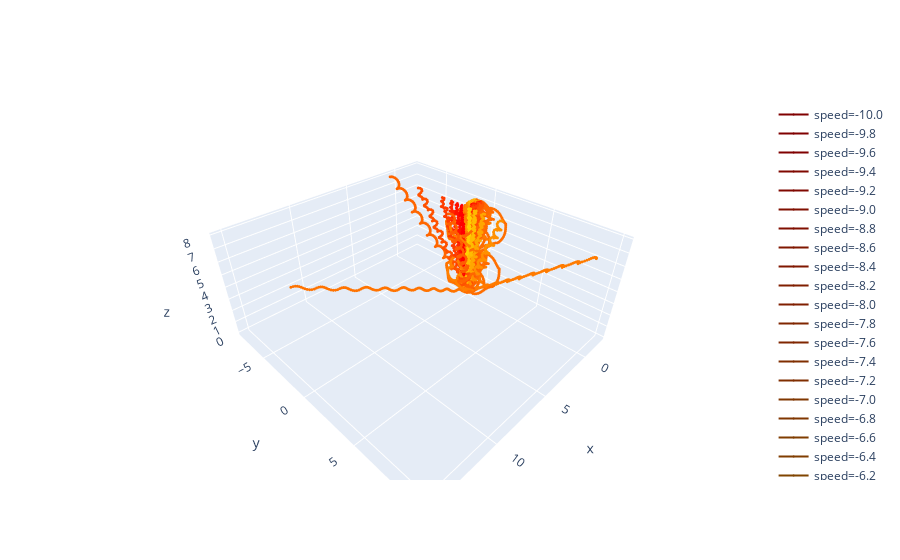

Notebook code for this chart:
### Code cell
v_min = -10.0
v_max = 10.0
v_step = 0.2

plants = []
speed = []
for v in np.arange(v_min, v_max+v_step, v_step):
    plants.append(get_growth_path(v_platform=v, duration=24*10))
    speed.append(v)

data = []
for v, plant in zip(speed, plants):
    color = int((v-v_min)/(v_max-v_min)/2.0*100)
    data.append(
        go.Scatter3d(
            x=plant[:,0],
            y=plant[:,1],
            z=plant[:,2],
            marker={
                "size": 1,
                "color": f"hsv({color}%,100%,50%)",
            },
            line={
                "color": f"hsv({color}%,100%,50%)",
            },
            name=f"speed={np.round(v,1)}"
        )
    )
fig = go.Figure(
    data,
    layout=go.Layout(
        scene={
            "aspectmode": "data"
        }
    )
)
fig.show()

### Figure 1 — Plotly figure (JSON) as saved in the notebook; plotly's stock layout.template omitted (floating-point values rounded to 4 significant figures; data arrays with more than 128 entries replaced by an {"elided": "..."} marker saying what was removed)
{"data": [{"line": {"color": "hsv(0%,100%,50%)"}, "marker": {"color": "hsv(0%,100%,50%)", "size": 1}, "name": "speed=-10.0", "type": "scatter3d", "x": {"elided": "241 float values"}, "y": {"elided": "241 float values"}, "z": {"elided": "241 float values"}}, {"line": {"color": "hsv(0%,100%,50%)"}, "marker": {"color": "hsv(0%,100%,50%)", "size": 1}, "name": "speed=-9.8", "type": "scatter3d", "x": {"elided": "241 float values"}, "y": {"elided": "241 float values"}, "z": {"elided": "241 float values"}}, {"line": {"color": "hsv(0%,100%,50%)"}, "marker": {"color": "hsv(0%,100%,50%)", "size": 1}, "name": "speed=-9.6", "type": "scatter3d", "x": {"elided": "241 float values"}, "y": {"elided": "241 float values"}, "z": {"elided": "241 float values"}}, {"line": {"color": "hsv(1%,100%,50%)"}, "marker": {"color": "hsv(1%,100%,50%)", "size": 1}, "name": "speed=-9.4", "type": "scatter3d", "x": {"elided": "241 float values"}, "y": {"elided": "241 float values"}, "z": {"elided": "241 float values"}}, {"line": {"color": "hsv(1%,100%,50%)"}, "marker": {"color": "hsv(1%,100%,50%)", "size": 1}, "name": "speed=-9.2", "type": "scatter3d", "x": {"elided": "241 float values"}, "y": {"elided": "241 float values"}, "z": {"elided": "241 float values"}}, {"line": {"color": "hsv(2%,100%,50%)"}, "marker": {"color": "hsv(2%,100%,50%)", "size": 1}, "name": "speed=-9.0", "type": "scatter3d", "x": {"elided": "241 float values"}, "y": {"elided": "241 float values"}, "z": {"elided": "241 float values"}}, {"line": {"color": "hsv(2%,100%,50%)"}, "marker": {"color": "hsv(2%,100%,50%)", "size": 1}, "name": "speed=-8.8", "type": "scatter3d", "x": {"elided": "241 float values"}, "y": {"elided": "241 float values"}, "z": {"elided": "241 float values"}}, {"line": {"color": "hsv(3%,100%,50%)"}, "marker": {"color": "hsv(3%,100%,50%)", "size": 1}, "name": "speed=-8.6", "type": "scatter3d", "x": {"elided": "241 float values"}, "y": {"elided": "241 float values"}, "z": {"elided": "241 float values"}}, {"line": {"color": "hsv(3%,100%,50%)"}, "marker": {"color": "hsv(3%,100%,50%)", "size": 1}, "name": "speed=-8.4", "type": "scatter3d", "x": {"elided": "241 float values"}, "y": {"elided": "241 float values"}, "z": {"elided": "241 float values"}}, {"line": {"color": "hsv(4%,100%,50%)"}, "marker": {"color": "hsv(4%,100%,50%)", "size": 1}, "name": "speed=-8.2", "type": "scatter3d", "x": {"elided": "241 float values"}, "y": {"elided": "241 float values"}, "z": {"elided": "241 float values"}}, {"line": {"color": "hsv(4%,100%,50%)"}, "marker": {"color": "hsv(4%,100%,50%)", "size": 1}, "name": "speed=-8.0", "type": "scatter3d", "x": {"elided": "241 float values"}, "y": {"elided": "241 float values"}, "z": {"elided": "241 float values"}}, {"line": {"color": "hsv(5%,100%,50%)"}, "marker": {"color": "hsv(5%,100%,50%)", "size": 1}, "name": "speed=-7.8", "type": "scatter3d", "x": {"elided": "241 float values"}, "y": {"elided": "241 float values"}, "z": {"elided": "241 float values"}}, {"line": {"color": "hsv(5%,100%,50%)"}, "marker": {"color": "hsv(5%,100%,50%)", "size": 1}, "name": "speed=-7.6", "type": "scatter3d", "x": {"elided": "241 float values"}, "y": {"elided": "241 float values"}, "z": {"elided": "241 float values"}}, {"line": {"color": "hsv(6%,100%,50%)"}, "marker": {"color": "hsv(6%,100%,50%)", "size": 1}, "name": "speed=-7.4", "type": "scatter3d", "x": {"elided": "241 float values"}, "y": {"elided": "241 float values"}, "z": {"elided": "241 float values"}}, {"line": {"color": "hsv(6%,100%,50%)"}, "marker": {"color": "hsv(6%,100%,50%)", "size": 1}, "name": "speed=-7.2", "type": "scatter3d", "x": {"elided": "241 float values"}, "y": {"elided": "241 float values"}, "z": {"elided": "241 float values"}}, {"line": {"color": "hsv(7%,100%,50%)"}, "marker": {"color": "hsv(7%,100%,50%)", "size": 1}, "name": "speed=-7.0", "type": "scatter3d", "x": {"elided": "241 float values"}, "y": {"elided": "241 float values"}, "z": {"elided": "241 float values"}}, {"line": {"color": "hsv(7%,100%,50%)"}, "marker": {"color": "hsv(7%,100%,50%)", "size": 1}, "name": "speed=-6.8", "type": "scatter3d", "x": {"elided": "241 float values"}, "y": {"elided": "241 float values"}, "z": {"elided": "241 float values"}}, {"line": {"color": "hsv(8%,100%,50%)"}, "marker": {"color": "hsv(8%,100%,50%)", "size": 1}, "name": "speed=-6.6", "type": "scatter3d", "x": {"elided": "241 float values"}, "y": {"elided": "241 float values"}, "z": {"elided": "241 float values"}}, {"line": {"color": "hsv(8%,100%,50%)"}, "marker": {"color": "hsv(8%,100%,50%)", "size": 1}, "name": "speed=-6.4", "type": "scatter3d", "x": {"elided": "241 float values"}, "y": {"elided": "241 float values"}, "z": {"elided": "241 float values"}}, {"line": {"color": "hsv(9%,100%,50%)"}, "marker": {"color": "hsv(9%,100%,50%)", "size": 1}, "name": "speed=-6.2", "type": "scatter3d", "x": {"elided": "241 float values"}, "y": {"elided": "241 float values"}, "z": {"elided": "241 float values"}}, {"line": {"color": "hsv(9%,100%,50%)"}, "marker": {"color": "hsv(9%,100%,50%)", "size": 1}, "name": "speed=-6.0", "type": "scatter3d", "x": {"elided": "241 float values"}, "y": {"elided": "241 float values"}, "z": {"elided": "241 float values"}}, {"line": {"color": "hsv(10%,100%,50%)"}, "marker": {"color": "hsv(10%,100%,50%)", "size": 1}, "name": "speed=-5.8", "type": "scatter3d", "x": {"elided": "241 float values"}, "y": {"elided": "241 float values"}, "z": {"elided": "241 float values"}}, {"line": {"color": "hsv(10%,100%,50%)"}, "marker": {"color": "hsv(10%,100%,50%)", "size": 1}, "name": "speed=-5.6", "type": "scatter3d", "x": {"elided": "241 float values"}, "y": {"elided": "241 float values"}, "z": {"elided": "241 float values"}}, {"line": {"color": "hsv(11%,100%,50%)"}, "marker": {"color": "hsv(11%,100%,50%)", "size": 1}, "name": "speed=-5.4", "type": "scatter3d", "x": {"elided": "241 float values"}, "y": {"elided": "241 float values"}, "z": {"elided": "241 float values"}}, {"line": {"color": "hsv(11%,100%,50%)"}, "marker": {"color": "hsv(11%,100%,50%)", "size": 1}, "name": "speed=-5.2", "type": "scatter3d", "x": {"elided": "241 float values"}, "y": {"elided": "241 float values"}, "z": {"elided": "241 float values"}}, {"line": {"color": "hsv(12%,100%,50%)"}, "marker": {"color": "hsv(12%,100%,50%)", "size": 1}, "name": "speed=-5.0", "type": "scatter3d", "x": {"elided": "241 float values"}, "y": {"elided": "241 float values"}, "z": {"elided": "241 float values"}}, {"line": {"color": "hsv(12%,100%,50%)"}, "marker": {"color": "hsv(12%,100%,50%)", "size": 1}, "name": "speed=-4.8", "type": "scatter3d", "x": {"elided": "241 float values"}, "y": {"elided": "241 float values"}, "z": {"elided": "241 float values"}}, {"line": {"color": "hsv(13%,100%,50%)"}, "marker": {"color": "hsv(13%,100%,50%)", "size": 1}, "name": "speed=-4.6", "type": "scatter3d", "x": {"elided": "241 float values"}, "y": {"elided": "241 float values"}, "z": {"elided": "241 float values"}}, {"line": {"color": "hsv(13%,100%,50%)"}, "marker": {"color": "hsv(13%,100%,50%)", "size": 1}, "name": "speed=-4.4", "type": "scatter3d", "x": {"elided": "241 float values"}, "y": {"elided": "241 float values"}, "z": {"elided": "241 float values"}}, {"line": {"color": "hsv(14%,100%,50%)"}, "marker": {"color": "hsv(14%,100%,50%)", "size": 1}, "name": "speed=-4.2", "type": "scatter3d", "x": {"elided": "241 float values"}, "y": {"elided": "241 float values"}, "z": {"elided": "241 float values"}}, {"line": {"color": "hsv(14%,100%,50%)"}, "marker": {"color": "hsv(14%,100%,50%)", "size": 1}, "name": "speed=-4.0", "type": "scatter3d", "x": {"elided": "241 float values"}, "y": {"elided": "241 float values"}, "z": {"elided": "241 float values"}}, {"line": {"color": "hsv(15%,100%,50%)"}, "marker": {"color": "hsv(15%,100%,50%)", "size": 1}, "name": "speed=-3.8", "type": "scatter3d", "x": {"elided": "241 float values"}, "y": {"elided": "241 float values"}, "z": {"elided": "241 float values"}}, {"line": {"color": "hsv(15%,100%,50%)"}, "marker": {"color": "hsv(15%,100%,50%)", "size": 1}, "name": "speed=-3.6", "type": "scatter3d", "x": {"elided": "241 float values"}, "y": {"elided": "241 float values"}, "z": {"elided": "241 float values"}}, {"line": {"color": "hsv(16%,100%,50%)"}, "marker": {"color": "hsv(16%,100%,50%)", "size": 1}, "name": "speed=-3.4", "type": "scatter3d", "x": {"elided": "241 float values"}, "y": {"elided": "241 float values"}, "z": {"elided": "241 float values"}}, {"line": {"color": "hsv(16%,100%,50%)"}, "marker": {"color": "hsv(16%,100%,50%)", "size": 1}, "name": "speed=-3.2", "type": "scatter3d", "x": {"elided": "241 float values"}, "y": {"elided": "241 float values"}, "z": {"elided": "241 float values"}}, {"line": {"color": "hsv(17%,100%,50%)"}, "marker": {"color": "hsv(17%,100%,50%)", "size": 1}, "name": "speed=-3.0", "type": "scatter3d", "x": {"elided": "241 float values"}, "y": {"elided": "241 float values"}, "z": {"elided": "241 float values"}}, {"line": {"color": "hsv(17%,100%,50%)"}, "marker": {"color": "hsv(17%,100%,50%)", "size": 1}, "name": "speed=-2.8", "type": "scatter3d", "x": {"elided": "241 float values"}, "y": {"elided": "241 float values"}, "z": {"elided": "241 float values"}}, {"line": {"color": "hsv(18%,100%,50%)"}, "marker": {"color": "hsv(18%,100%,50%)", "size": 1}, "name": "speed=-2.6", "type": "scatter3d", "x": {"elided": "241 float values"}, "y": {"elided": "241 float values"}, "z": {"elided": "241 float values"}}, {"line": {"color": "hsv(18%,100%,50%)"}, "marker": {"color": "hsv(18%,100%,50%)", "size": 1}, "name": "speed=-2.4", "type": "scatter3d", "x": {"elided": "241 float values"}, "y": {"elided": "241 float values"}, "z": {"elided": "241 float values"}}, {"line": {"color": "hsv(19%,100%,50%)"}, "marker": {"color": "hsv(19%,100%,50%)", "size": 1}, "name": "speed=-2.2", "type": "scatter3d", "x": {"elided": "241 float values"}, "y": {"elided": "241 float values"}, "z": {"elided": "241 float values"}}, {"line": {"color": "hsv(19%,100%,50%)"}, "marker": {"color": "hsv(19%,100%,50%)", "size": 1}, "name": "speed=-2.0", "type": "scatter3d", "x": {"elided": "241 float values"}, "y": {"elided": "241 float values"}, "z": {"elided": "241 float values"}}, {"line": {"color": "hsv(20%,100%,50%)"}, "marker": {"color": "hsv(20%,100%,50%)", "size": 1}, "name": "speed=-1.8", "type": "scatter3d", "x": {"elided": "241 float values"}, "y": {"elided": "241 float values"}, "z": {"elided": "241 float values"}}, {"line": {"color": "hsv(20%,100%,50%)"}, "marker": {"color": "hsv(20%,100%,50%)", "size": 1}, "name": "speed=-1.6", "type": "scatter3d", "x": {"elided": "241 float values"}, "y": {"elided": "241 float values"}, "z": {"elided": "241 float values"}}, {"line": {"color": "hsv(21%,100%,50%)"}, "marker": {"color": "hsv(21%,100%,50%)", "size": 1}, "name": "speed=-1.4", "type": "scatter3d", "x": {"elided": "241 float values"}, "y": {"elided": "241 float values"}, "z": {"elided": "241 float values"}}, {"line": {"color": "hsv(21%,100%,50%)"}, "marker": {"color": "hsv(21%,100%,50%)", "size": 1}, "name": "speed=-1.2", "type": "scatter3d", "x": {"elided": "241 float values"}, "y": {"elided": "241 float values"}, "z": {"elided": "241 float values"}}, {"line": {"color": "hsv(22%,100%,50%)"}, "marker": {"color": "hsv(22%,100%,50%)", "size": 1}, "name": "speed=-1.0", "type": "scatter3d", "x": {"elided": "241 float values"}, "y": {"elided": "241 float values"}, "z": {"elided": "241 float values"}}, {"line": {"color": "hsv(22%,100%,50%)"}, "marker": {"color": "hsv(22%,100%,50%)", "size": 1}, "name": "speed=-0.8", "type": "scatter3d", "x": {"elided": "241 float values"}, "y": {"elided": "241 float values"}, "z": {"elided": "241 float values"}}, {"line": {"color": "hsv(23%,100%,50%)"}, "marker": {"color": "hsv(23%,100%,50%)", "size": 1}, "name": "speed=-0.6", "type": "scatter3d", "x": {"elided": "241 float values"}, "y": {"elided": "241 float values"}, "z": {"elided": "241 float values"}}, {"line": {"color": "hsv(23%,100%,50%)"}, "marker": {"color": "hsv(23%,100%,50%)", "size": 1}, "name": "speed=-0.4", "type": "scatter3d", "x": {"elided": "241 float values"}, "y": {"elided": "241 float values"}, "z": {"elided": "241 float values"}}, {"line": {"color": "hsv(24%,100%,50%)"}, "marker": {"color": "hsv(24%,100%,50%)", "size": 1}, "name": "speed=-0.2", "type": "scatter3d", "x": {"elided": "241 float values"}, "y": {"elided": "241 float values"}, "z": {"elided": "241 float values"}}, {"line": {"color": "hsv(24%,100%,50%)"}, "marker": {"color": "hsv(24%,100%,50%)", "size": 1}, "name": "speed=-0.0", "type": "scatter3d", "x": {"elided": "241 float values"}, "y": {"elided": "241 float values"}, "z": {"elided": "241 float values"}}, {"line": {"color": "hsv(25%,100%,50%)"}, "marker": {"color": "hsv(25%,100%,50%)", "size": 1}, "name": "speed=0.2", "type": "scatter3d", "x": {"elided": "241 float values"}, "y": {"elided": "241 float values"}, "z": {"elided": "241 float values"}}, {"line": {"color": "hsv(25%,100%,50%)"}, "marker": {"color": "hsv(25%,100%,50%)", "size": 1}, "name": "speed=0.4", "type": "scatter3d", "x": {"elided": "241 float values"}, "y": {"elided": "241 float values"}, "z": {"elided": "241 float values"}}, {"line": {"color": "hsv(26%,100%,50%)"}, "marker": {"color": "hsv(26%,100%,50%)", "size": 1}, "name": "speed=0.6", "type": "scatter3d", "x": {"elided": "241 float values"}, "y": {"elided": "241 float values"}, "z": {"elided": "241 float values"}}, {"line": {"color": "hsv(26%,100%,50%)"}, "marker": {"color": "hsv(26%,100%,50%)", "size": 1}, "name": "speed=0.8", "type": "scatter3d", "x": {"elided": "241 float values"}, "y": {"elided": "241 float values"}, "z": {"elided": "241 float values"}}, {"line": {"color": "hsv(27%,100%,50%)"}, "marker": {"color": "hsv(27%,100%,50%)", "size": 1}, "name": "speed=1.0", "type": "scatter3d", "x": {"elided": "241 float values"}, "y": {"elided": "241 float values"}, "z": {"elided": "241 float values"}}, {"line": {"color": "hsv(27%,100%,50%)"}, "marker": {"color": "hsv(27%,100%,50%)", "size": 1}, "name": "speed=1.2", "type": "scatter3d", "x": {"elided": "241 float values"}, "y": {"elided": "241 float values"}, "z": {"elided": "241 float values"}}, {"line": {"color": "hsv(28%,100%,50%)"}, "marker": {"color": "hsv(28%,100%,50%)", "size": 1}, "name": "speed=1.4", "type": "scatter3d", "x": {"elided": "241 float values"}, "y": {"elided": "241 float values"}, "z": {"elided": "241 float values"}}, {"line": {"color": "hsv(28%,100%,50%)"}, "marker": {"color": "hsv(28%,100%,50%)", "size": 1}, "name": "speed=1.6", "type": "scatter3d", "x": {"elided": "241 float values"}, "y": {"elided": "241 float values"}, "z": {"elided": "241 float values"}}, {"line": {"color": "hsv(29%,100%,50%)"}, "marker": {"color": "hsv(29%,100%,50%)", "size": 1}, "name": "speed=1.8", "type": "scatter3d", "x": {"elided": "241 float values"}, "y": {"elided": "241 float values"}, "z": {"elided": "241 float values"}}, {"line": {"color": "hsv(29%,100%,50%)"}, "marker": {"color": "hsv(29%,100%,50%)", "size": 1}, "name": "speed=2.0", "type": "scatter3d", "x": {"elided": "241 float values"}, "y": {"elided": "241 float values"}, "z": {"elided": "241 float values"}}, {"line": {"color": "hsv(30%,100%,50%)"}, "marker": {"color": "hsv(30%,100%,50%)", "size": 1}, "name": "speed=2.2", "type": "scatter3d", "x": {"elided": "241 float values"}, "y": {"elided": "241 float values"}, "z": {"elided": "241 float values"}}, {"line": {"color": "hsv(30%,100%,50%)"}, "marker": {"color": "hsv(30%,100%,50%)", "size": 1}, "name": "speed=2.4", "type": "scatter3d", "x": {"elided": "241 float values"}, "y": {"elided": "241 float values"}, "z": {"elided": "241 float values"}}, {"line": {"color": "hsv(31%,100%,50%)"}, "marker": {"color": "hsv(31%,100%,50%)", "size": 1}, "name": "speed=2.6", "type": "scatter3d", "x": {"elided": "241 float values"}, "y": {"elided": "241 float values"}, "z": {"elided": "241 float values"}}, {"line": {"color": "hsv(31%,100%,50%)"}, "marker": {"color": "hsv(31%,100%,50%)", "size": 1}, "name": "speed=2.8", "type": "scatter3d", "x": {"elided": "241 float values"}, "y": {"elided": "241 float values"}, "z": {"elided": "241 float values"}}, {"line": {"color": "hsv(32%,100%,50%)"}, "marker": {"color": "hsv(32%,100%,50%)", "size": 1}, "name": "speed=3.0", "type": "scatter3d", "x": {"elided": "241 float values"}, "y": {"elided": "241 float values"}, "z": {"elided": "241 float values"}}, {"line": {"color": "hsv(32%,100%,50%)"}, "marker": {"color": "hsv(32%,100%,50%)", "size": 1}, "name": "speed=3.2", "type": "scatter3d", "x": {"elided": "241 float values"}, "y": {"elided": "241 float values"}, "z": {"elided": "241 float values"}}, {"line": {"color": "hsv(33%,100%,50%)"}, "marker": {"color": "hsv(33%,100%,50%)", "size": 1}, "name": "speed=3.4", "type": "scatter3d", "x": {"elided": "241 float values"}, "y": {"elided": "241 float values"}, "z": {"elided": "241 float values"}}, {"line": {"color": "hsv(33%,100%,50%)"}, "marker": {"color": "hsv(33%,100%,50%)", "size": 1}, "name": "speed=3.6", "type": "scatter3d", "x": {"elided": "241 float values"}, "y": {"elided": "241 float values"}, "z": {"elided": "241 float values"}}, {"line": {"color": "hsv(34%,100%,50%)"}, "marker": {"color": "hsv(34%,100%,50%)", "size": 1}, "name": "speed=3.8", "type": "scatter3d", "x": {"elided": "241 float values"}, "y": {"elided": "241 float values"}, "z": {"elided": "241 float values"}}, {"line": {"color": "hsv(34%,100%,50%)"}, "marker": {"color": "hsv(34%,100%,50%)", "size": 1}, "name": "speed=4.0", "type": "scatter3d", "x": {"elided": "241 float values"}, "y": {"elided": "241 float values"}, "z": {"elided": "241 float values"}}, {"line": {"color": "hsv(35%,100%,50%)"}, "marker": {"color": "hsv(35%,100%,50%)", "size": 1}, "name": "speed=4.2", "type": "scatter3d", "x": {"elided": "241 float values"}, "y": {"elided": "241 float values"}, "z": {"elided": "241 float values"}}, {"line": {"color": "hsv(35%,100%,50%)"}, "marker": {"color": "hsv(35%,100%,50%)", "size": 1}, "name": "speed=4.4", "type": "scatter3d", "x": {"elided": "241 float values"}, "y": {"elided": "241 float values"}, "z": {"elided": "241 float values"}}, {"line": {"color": "hsv(36%,100%,50%)"}, "marker": {"color": "hsv(36%,100%,50%)", "size": 1}, "name": "speed=4.6", "type": "scatter3d", "x": {"elided": "241 float values"}, "y": {"elided": "241 float values"}, "z": {"elided": "241 float values"}}, {"line": {"color": "hsv(36%,100%,50%)"}, "marker": {"color": "hsv(36%,100%,50%)", "size": 1}, "name": "speed=4.8", "type": "scatter3d", "x": {"elided": "241 float values"}, "y": {"elided": "241 float values"}, "z": {"elided": "241 float values"}}, {"line": {"color": "hsv(37%,100%,50%)"}, "marker": {"color": "hsv(37%,100%,50%)", "size": 1}, "name": "speed=5.0", "type": "scatter3d", "x": {"elided": "241 float values"}, "y": {"elided": "241 float values"}, "z": {"elided": "241 float values"}}, {"line": {"color": "hsv(37%,100%,50%)"}, "marker": {"color": "hsv(37%,100%,50%)", "size": 1}, "name": "speed=5.2", "type": "scatter3d", "x": {"elided": "241 float values"}, "y": {"elided": "241 float values"}, "z": {"elided": "241 float values"}}, {"line": {"color": "hsv(38%,100%,50%)"}, "marker": {"color": "hsv(38%,100%,50%)", "size": 1}, "name": "speed=5.4", "type": "scatter3d", "x": {"elided": "241 float values"}, "y": {"elided": "241 float values"}, "z": {"elided": "241 float values"}}, {"line": {"color": "hsv(38%,100%,50%)"}, "marker": {"color": "hsv(38%,100%,50%)", "size": 1}, "name": "speed=5.6", "type": "scatter3d", "x": {"elided": "241 float values"}, "y": {"elided": "241 float values"}, "z": {"elided": "241 float values"}}, {"line": {"color": "hsv(39%,100%,50%)"}, "marker": {"color": "hsv(39%,100%,50%)", "size": 1}, "name": "speed=5.8", "type": "scatter3d", "x": {"elided": "241 float values"}, "y": {"elided": "241 float values"}, "z": {"elided": "241 float values"}}, {"line": {"color": "hsv(39%,100%,50%)"}, "marker": {"color": "hsv(39%,100%,50%)", "size": 1}, "name": "speed=6.0", "type": "scatter3d", "x": {"elided": "241 float values"}, "y": {"elided": "241 float values"}, "z": {"elided": "241 float values"}}, {"line": {"color": "hsv(40%,100%,50%)"}, "marker": {"color": "hsv(40%,100%,50%)", "size": 1}, "name": "speed=6.2", "type": "scatter3d", "x": {"elided": "241 float values"}, "y": {"elided": "241 float values"}, "z": {"elided": "241 float values"}}, {"line": {"color": "hsv(40%,100%,50%)"}, "marker": {"color": "hsv(40%,100%,50%)", "size": 1}, "name": "speed=6.4", "type": "scatter3d", "x": {"elided": "241 float values"}, "y": {"elided": "241 float values"}, "z": {"elided": "241 float values"}}, {"line": {"color": "hsv(41%,100%,50%)"}, "marker": {"color": "hsv(41%,100%,50%)", "size": 1}, "name": "speed=6.6", "type": "scatter3d", "x": {"elided": "241 float values"}, "y": {"elided": "241 float values"}, "z": {"elided": "241 float values"}}, {"line": {"color": "hsv(41%,100%,50%)"}, "marker": {"color": "hsv(41%,100%,50%)", "size": 1}, "name": "speed=6.8", "type": "scatter3d", "x": {"elided": "241 float values"}, "y": {"elided": "241 float values"}, "z": {"elided": "241 float values"}}, {"line": {"color": "hsv(42%,100%,50%)"}, "marker": {"color": "hsv(42%,100%,50%)", "size": 1}, "name": "speed=7.0", "type": "scatter3d", "x": {"elided": "241 float values"}, "y": {"elided": "241 float values"}, "z": {"elided": "241 float values"}}, {"line": {"color": "hsv(42%,100%,50%)"}, "marker": {"color": "hsv(42%,100%,50%)", "size": 1}, "name": "speed=7.2", "type": "scatter3d", "x": {"elided": "241 float values"}, "y": {"elided": "241 float values"}, "z": {"elided": "241 float values"}}, {"line": {"color": "hsv(43%,100%,50%)"}, "marker": {"color": "hsv(43%,100%,50%)", "size": 1}, "name": "speed=7.4", "type": "scatter3d", "x": {"elided": "241 float values"}, "y": {"elided": "241 float values"}, "z": {"elided": "241 float values"}}, {"line": {"color": "hsv(43%,100%,50%)"}, "marker": {"color": "hsv(43%,100%,50%)", "size": 1}, "name": "speed=7.6", "type": "scatter3d", "x": {"elided": "241 float values"}, "y": {"elided": "241 float values"}, "z": {"elided": "241 float values"}}, {"line": {"color": "hsv(44%,100%,50%)"}, "marker": {"color": "hsv(44%,100%,50%)", "size": 1}, "name": "speed=7.8", "type": "scatter3d", "x": {"elided": "241 float values"}, "y": {"elided": "241 float values"}, "z": {"elided": "241 float values"}}, {"line": {"color": "hsv(44%,100%,50%)"}, "marker": {"color": "hsv(44%,100%,50%)", "size": 1}, "name": "speed=8.0", "type": "scatter3d", "x": {"elided": "241 float values"}, "y": {"elided": "241 float values"}, "z": {"elided": "241 float values"}}, {"line": {"color": "hsv(45%,100%,50%)"}, "marker": {"color": "hsv(45%,100%,50%)", "size": 1}, "name": "speed=8.2", "type": "scatter3d", "x": {"elided": "241 float values"}, "y": {"elided": "241 float values"}, "z": {"elided": "241 float values"}}, {"line": {"color": "hsv(45%,100%,50%)"}, "marker": {"color": "hsv(45%,100%,50%)", "size": 1}, "name": "speed=8.4", "type": "scatter3d", "x": {"elided": "241 float values"}, "y": {"elided": "241 float values"}, "z": {"elided": "241 float values"}}, {"line": {"color": "hsv(46%,100%,50%)"}, "marker": {"color": "hsv(46%,100%,50%)", "size": 1}, "name": "speed=8.6", "type": "scatter3d", "x": {"elided": "241 float values"}, "y": {"elided": "241 float values"}, "z": {"elided": "241 float values"}}, {"line": {"color": "hsv(46%,100%,50%)"}, "marker": {"color": "hsv(46%,100%,50%)", "size": 1}, "name": "speed=8.8", "type": "scatter3d", "x": {"elided": "241 float values"}, "y": {"elided": "241 float values"}, "z": {"elided": "241 float values"}}, {"line": {"color": "hsv(47%,100%,50%)"}, "marker": {"color": "hsv(47%,100%,50%)", "size": 1}, "name": "speed=9.0", "type": "scatter3d", "x": {"elided": "241 float values"}, "y": {"elided": "241 float values"}, "z": {"elided": "241 float values"}}, {"line": {"color": "hsv(47%,100%,50%)"}, "marker": {"color": "hsv(47%,100%,50%)", "size": 1}, "name": "speed=9.2", "type": "scatter3d", "x": {"elided": "241 float values"}, "y": {"elided": "241 float values"}, "z": {"elided": "241 float values"}}, {"line": {"color": "hsv(48%,100%,50%)"}, "marker": {"color": "hsv(48%,100%,50%)", "size": 1}, "name": "speed=9.4", "type": "scatter3d", "x": {"elided": "241 float values"}, "y": {"elided": "241 float values"}, "z": {"elided": "241 float values"}}, {"line": {"color": "hsv(48%,100%,50%)"}, "marker": {"color": "hsv(48%,100%,50%)", "size": 1}, "name": "speed=9.6", "type": "scatter3d", "x": {"elided": "241 float values"}, "y": {"elided": "241 float values"}, "z": {"elided": "241 float values"}}, {"line": {"color": "hsv(49%,100%,50%)"}, "marker": {"color": "hsv(49%,100%,50%)", "size": 1}, "name": "speed=9.8", "type": "scatter3d", "x": {"elided": "241 float values"}, "y": {"elided": "241 float values"}, "z": {"elided": "241 float values"}}, {"line": {"color": "hsv(49%,100%,50%)"}, "marker": {"color": "hsv(49%,100%,50%)", "size": 1}, "name": "speed=10.0", "type": "scatter3d", "x": {"elided": "241 float values"}, "y": {"elided": "241 float values"}, "z": {"elided": "241 float values"}}], "layout": {"scene": {"aspectmode": "data"}}}
